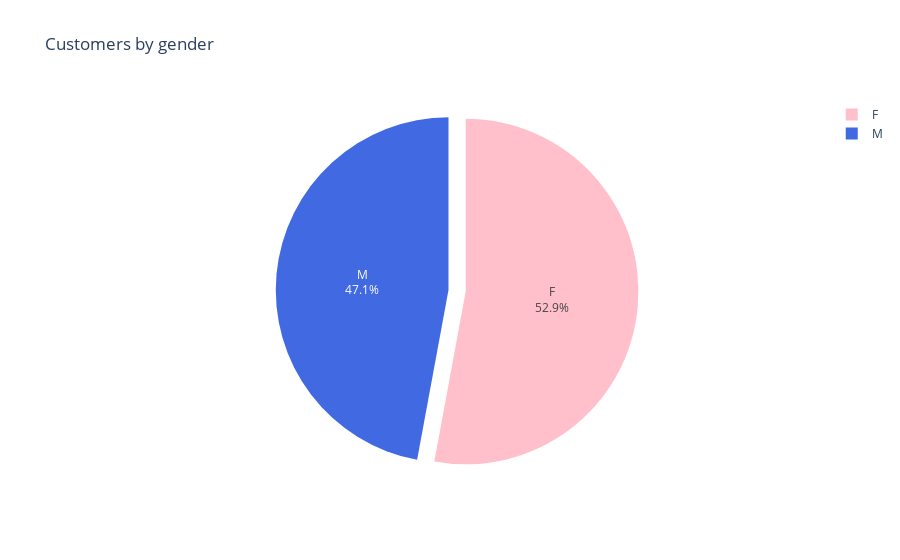

The notebook cell saved with this chart:
### Markdown cell above
## Data Exploration/Visualization

### Code cell
#gender piechart
pie=df.groupby('Gender').size().to_frame('count').reset_index()
fig1= px.pie(pie, values='count', names='Gender', title='Customers by gender',color_discrete_map={
                                'M':'royalblue',
                                 'F':'pink'},color='Gender')
fig1.update_traces(hoverinfo = 'label+percent', textfont_size = 12,
                  textinfo = 'label+percent', pull = [ 0.1])
fig1.show()
# This is an interactive graph, if you click on the points in the legend you can remove or add the groups
#Pretty balanced customer stes by gender 47.1% males vs 52.9% females

### Figure 1 — Plotly figure (JSON) as saved in the notebook; plotly's stock layout.template omitted (floating-point values rounded to 4 significant figures)
{"data": [{"customdata": [["F"], ["M"]], "domain": {"x": [0, 1], "y": [0, 1]}, "hoverinfo": "label+percent", "hovertemplate": "Gender=%{customdata[0]}<br>count=%{value}<extra></extra>", "labels": ["F", "M"], "legendgroup": "", "marker": {"colors": ["pink", "royalblue"]}, "name": "", "pull": [0.1], "showlegend": true, "textfont": {"size": 12}, "textinfo": "label+percent", "type": "pie", "values": [5358, 4769]}], "layout": {"legend": {"tracegroupgap": 0}, "title": {"text": "Customers by gender"}}}
